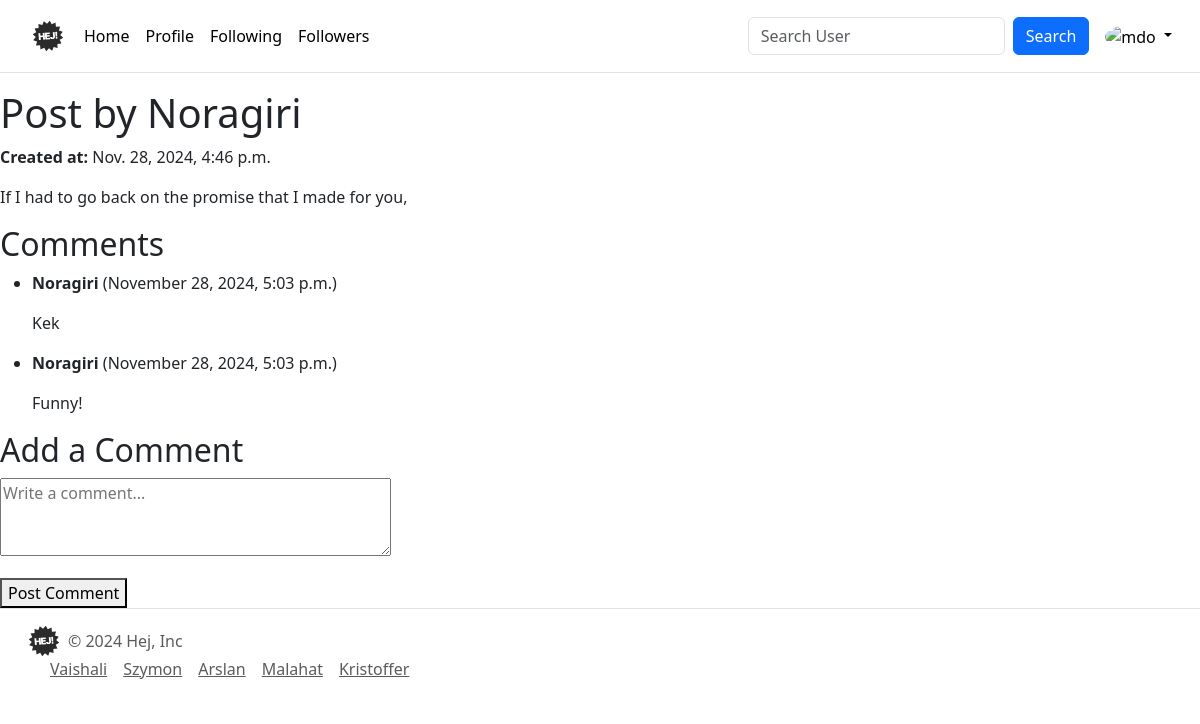
Screenshot of /post/6/ (signed in) with the database file from the repository.
### social_app/models.py (models this page shows, shortened)
class Post(models.Model):
    user = models.ForeignKey(
        UserProfile, on_delete=models.CASCADE, related_name="posts"
    )
    content = models.TextField()
    image = models.ImageField(upload_to="post_images/", blank=True, null=True)
    created_at = models.DateTimeField(auto_now_add=True)

class UserProfile(models.Model):
    user = models.OneToOneField(User, on_delete=models.CASCADE)
    profile_pic = models.ImageField(
        upload_to="profile_pics/", default="../static/img/user-icon.png"
    )
    bio = models.TextField(max_length=500, blank=True)
    email = models.EmailField(max_length=264, unique=True)

class Comment(models.Model):
    post = models.ForeignKey(Post, related_name="comments", on_delete=models.CASCADE)
    user = models.ForeignKey(User, on_delete=models.CASCADE)
    content = models.TextField()
    created_at = models.DateTimeField(auto_now_add=True)
    parent = models.ForeignKey(
        "self", related_name="replies", null=True, blank=True, on_delete=models.CASCADE
    )
    class Meta:
        ordering = ["created_at"]

### social_app/views.py (the view)
# urls.py: path("post/<int:post_id>/", view_post, name="view_post"),
@login_required
def view_post(request, post_id):
    post = get_object_or_404(Post, id=post_id)
    comments = post.comments.all().order_by("-created_at")
    new_comment = None
    if request.method == "POST":
        comment_form = CommentForm(request.POST)
        if comment_form.is_valid():
            new_comment = comment_form.save(commit=False)
            new_comment.post = post
            new_comment.user = request.user
            new_comment.save()
            messages.success(request, "Comment added successfully.")
            return redirect("social_app:view_post", post_id=post.id)
    else:
        comment_form = CommentForm()
    return render(
        request,
        "social-app/view_post.html",
        {
            "post": post,
            "comments": comments,
            "comment_form": comment_form,
        },
    )

### social_app/forms.py
class CommentForm(forms.ModelForm):
    content = forms.CharField(
        widget=forms.Textarea(attrs={"rows": 3, "placeholder": "Write a comment..."}),
        label="",
    )
    class Meta:
        model = Comment
        fields = ("content",)

### templates/social-app/view_post.html (shortened to what this page needs)
{% extends "base/base.html" %}
{% block content %}
<div class="post-detail">
    <h1>Post by {{ post.user.user.username }}</h1>
    <p><strong>Created at:</strong> {{ post.created_at }}</p>
    <div class="post-content">
        <p>{{ post.content }}</p>
    </div>
</div>
<div class="comments-section">
    <h2>Comments</h2>
    {% if comments %}
    <ul>
        {% for comment in comments %}
        <li>
            <p><strong>{{ comment.user.username }}</strong> ({{ comment.created_at|date:"F j, Y, g:i a" }})</p>
            <p>{{ comment.content }}</p>
        </li>
        {% endfor %}
    </ul>
    {% else %}
    <p>No comments yet. Be the first to comment!</p>
    {% endif %}
</div>
<div class="add-comment">
    <h2>Add a Comment</h2>
    <form method="post">
        {{ comment_form.as_p }}
        <button type="submit">Post Comment</button>
    </form>
</div>
{% endblock %}

### templates/base/base.html (shortened to what this page needs)
{% load static %}
<!DOCTYPE html>
<html lang="en">
	<head>
		<link href="https://cdn.jsdelivr.net/npm/bootstrap@5.3.3/dist/css/bootstrap.min.css" rel="stylesheet" />
	</head>
	<body>
		{% include "base/modules/header.html" %} {% block content %} {% endblock %} {% include "base/modules/footer.html" %}
	</body>
</html>

### templates/base/modules/header.html (shortened to what this page needs)
{% load static %}
<header class="p-3 mb-3 border-bottom">
	<div class="container-fluid">
		<div class="d-flex flex-wrap align-items-center justify-content-center justify-content-lg-start">
			<a href="{% url 'social_app:feed' %}"
				class="d-flex align-items-center mb-2 mb-lg-0 link-body-emphasis text-decoration-none"> <img
					class="bi me-2" width="40" height="32" role="img" aria-label="Bootstrap"
					src="{% static 'img/hej-logo.svg' %}" /> </a>
			<ul class="nav col-12 col-lg-auto me-lg-auto mb-2 justify-content-center mb-md-0">
				<li>
					<a href="{% url 'social_app:feed' %}" class="nav-link px-2 link-body-emphasis">Home</a>
				</li>
				<li>
					<a href="{% url 'social_app:my_user_profile' %}" class="nav-link px-2 link-body-emphasis">Profile</a>
				</li>
				<li>
					<a href="{% url 'social_app:following' %}" class="nav-link px-2 link-body-emphasis">Following</a>
				</li>
				<li><a href="{% url 'social_app:followers' %}" class="nav-link px-2 link-body-emphasis">Followers</a>
				</li>
			</ul>
			<form class="col-12 col-lg-auto mb-3 mb-lg-0 me-lg-3 d-flex" role="search"
				action="{% url 'social_app:search_user' %}" method="get">
				<input type="search" class="form-control me-2" name="SearchQuery" placeholder="Search User"
					aria-label="Search" />
				<button type="submit" class="btn btn-primary">Search</button>
			</form>
			<div class="dropdown text-end">
				<a href="#" class="d-block link-body-emphasis text-decoration-none dropdown-toggle"
					data-bs-toggle="dropdown" aria-expanded="false">
					<img src="https://github.com/mdo.png" alt="mdo" width="32" height="32" class="rounded-circle" />
				</a>
			</div>
		</div>
	</div>
</header>

### templates/base/modules/footer.html
{% load static %}
<footer class="p-3 mb-3 d-flex flex-no-wrap justify-content-between align-items-center border-top">
	<div class="container-fluid">
		<div class="col-md-3 d-flex align-items-center">
			<a href="{% url 'social_app:login' %}" class="mb-3 me-2 mb-md-0 text-body-secondary text-decoration-none lh-1"> <img class="bi" width="32" height="32" role="img" aria-label="Bootstrap" src="{% static "img/hej-logo.svg"%}" /> </a>
			<span class="mb-3 mb-md-0 text-body-secondary">© 2024 Hej, Inc</span>
		</div>
		<ul class="nav col-md-4 justify-content-end list-unstyled d-flex">
			<li class="ms-3">
				<a class="text-body-secondary" href="https://www.linkedin.com/in/vaishali-jawale-76433122/"> Vaishali </a>
			</li>
			<li class="ms-3">
				<a class="text-body-secondary" href="https://www.linkedin.com/in/szymon-kowalewski-nora/"> Szymon </a>
			</li>
			<li class="ms-3">
				<a class="text-body-secondary" href="https://www.linkedin.com/in/arslanakram123/"> Arslan </a>
			</li>
			<li class="ms-3">
				<a class="text-body-secondary" href="https://www.linkedin.com/in/malahat-mohamadi-3b396024a"> Malahat </a>
			</li>
			<li class="ms-3">
				<a class="text-body-secondary" href="https://www.linkedin.com/in/kristoffer-ekstrand/"> Kristoffer </a>
			</li>
		</ul>
	</div>
</footer>

### rows the page displays
Post: user.user.username "Noragiri", created_at "Nov. 28, 2024, 4:46 p.m.", content "If I had to go back on the promise that I made for you,"
Comment: user.username "Noragiri", created_at "November 28, 2024, 5:03 p.m.", content "Kek"
Comment: user.username "Noragiri", created_at "November 28, 2024, 5:03 p.m.", content "Funny!"
